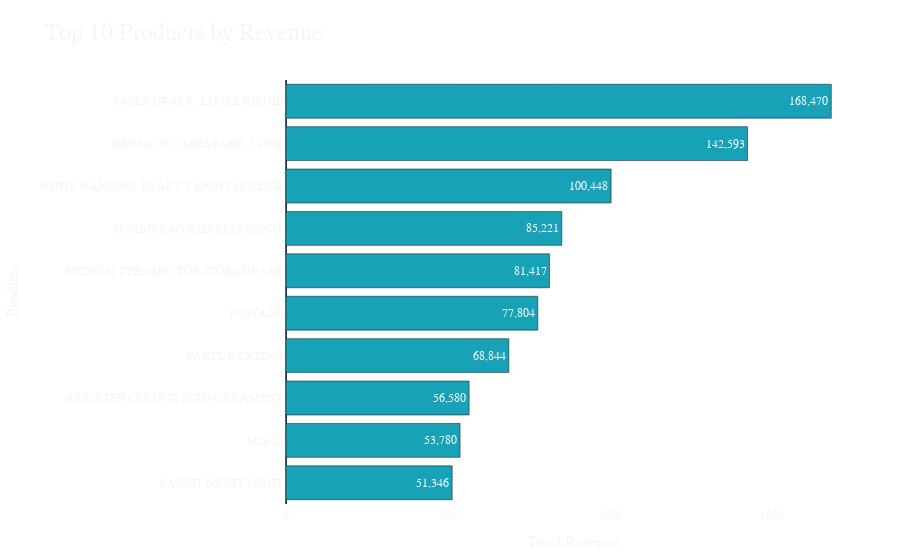

This figure's notebook cell:
### Code cell
import plotly.express as px

fig = px.bar(top_products, 
             x='TotalPrice', 
             y='Description',
             orientation='h', 
             title='Top 10 Products by Revenue',
             labels={'TotalPrice': 'Total Revenue', 'Description': 'Product'},
             template='plotly_dark',
             text='TotalPrice'
            )

fig.update_layout(
    font_family="Arial, sans-serif",
    title_font_size=24,
    xaxis_title_font_size=16,
    yaxis_title_font_size=16,
    margin=dict(l=40, r=40, t=80, b=40),
    plot_bgcolor='rgba(0,0,0,0)',
    paper_bgcolor='rgba(0,0,0,0)',
    xaxis=dict(
        showgrid=True,
        gridcolor='rgba(255,255,255,0.1)',
        linecolor='rgba(255,255,255,0.2)',
        tickfont_size=12
    ),
    yaxis=dict(
        categoryorder='total ascending',
        showgrid=False,
        linecolor='rgba(255,255,255,0.2)',
        tickfont_size=12
    )
)

fig.update_traces(
    marker_color='#17A2B8',
    texttemplate='%{text:,.0f}',
    textposition='inside'
)

fig.show()

### Figure 1 — Plotly figure (JSON) as saved in the notebook; plotly's stock layout.template omitted (floating-point values rounded to 4 significant figures)
{"data": [{"hovertemplate": "Total Revenue=%{text}<br>Product=%{y}<extra></extra>", "legendgroup": "", "marker": {"color": "#17A2B8", "pattern": {"shape": ""}}, "name": "", "orientation": "h", "showlegend": false, "text": [168500.0, 142600.0, 100400.0, 85220.0, 81420.0, 77800.0, 68840.0, 56580.0, 53780.0, 51350.0], "textposition": "inside", "texttemplate": "%{text:,.0f}", "type": "bar", "x": [168500.0, 142600.0, 100400.0, 85220.0, 81420.0, 77800.0, 68840.0, 56580.0, 53780.0, 51350.0], "xaxis": "x", "y": ["PAPER CRAFT , LITTLE BIRDIE", "REGENCY CAKESTAND 3 TIER", "WHITE HANGING HEART T-LIGHT HOLDER", "JUMBO BAG RED RETROSPOT", "MEDIUM CERAMIC TOP STORAGE JAR", "POSTAGE", "PARTY BUNTING", "ASSORTED COLOUR BIRD ORNAMENT", "Manual", "RABBIT NIGHT LIGHT"], "yaxis": "y"}], "layout": {"barmode": "relative", "font": {"family": "Arial, sans-serif"}, "legend": {"tracegroupgap": 0}, "margin": {"b": 40, "l": 40, "r": 40, "t": 80}, "paper_bgcolor": "rgba(0,0,0,0)", "plot_bgcolor": "rgba(0,0,0,0)", "title": {"font": {"size": 24}, "text": "Top 10 Products by Revenue"}, "xaxis": {"anchor": "y", "domain": [0, 1], "gridcolor": "rgba(255,255,255,0.1)", "linecolor": "rgba(255,255,255,0.2)", "showgrid": true, "tickfont": {"size": 12}, "title": {"font": {"size": 16}, "text": "Total Revenue"}}, "yaxis": {"anchor": "x", "categoryorder": "total ascending", "domain": [0, 1], "linecolor": "rgba(255,255,255,0.2)", "showgrid": false, "tickfont": {"size": 12}, "title": {"font": {"size": 16}, "text": "Product"}}}}
